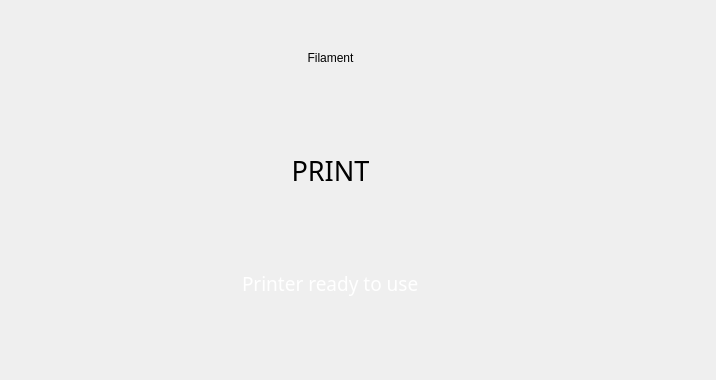
<?xml version="1.0" encoding="UTF-8"?>
<ui version="4.0">
 <class>printStackedWidget</class>
 <widget class="QStackedWidget" name="printStackedWidget">
  <property name="geometry">
   <rect>
    <x>0</x>
    <y>0</y>
    <width>716</width>
    <height>380</height>
   </rect>
  </property>
  <property name="windowTitle">
   <string>StackedWidget</string>
  </property>
  <widget class="QWidget" name="print_page">
   <widget class="QWidget" name="layoutWidget">
    <property name="geometry">
     <rect>
      <x>0</x>
      <y>0</y>
      <width>661</width>
      <height>341</height>
     </rect>
    </property>
    <layout class="QVBoxLayout" name="verticalLayout">
     <item alignment="Qt::AlignHCenter">
      <widget class="QLabel" name="main_title">
       <property name="layoutDirection">
        <enum>Qt::RightToLeft</enum>
       </property>
       <property name="styleSheet">
        <string notr="true"/>
       </property>
       <property name="text">
        <string>Filament</string>
       </property>
       <property name="alignment">
        <set>Qt::AlignCenter</set>
       </property>
       <property name="class" stdset="0">
        <string>title_text</string>
       </property>
      </widget>
     </item>
     <item>
      <widget class="CustomQPushButton" name="print_btn">
       <property name="minimumSize">
        <size>
         <width>312</width>
         <height>97</height>
        </size>
       </property>
       <property name="font">
        <font>
         <family>Momcake-Bold</family>
         <pointsize>20</pointsize>
         <italic>false</italic>
         <stylestrategy>PreferAntialias</stylestrategy>
        </font>
       </property>
       <property name="mouseTracking">
        <bool>false</bool>
       </property>
       <property name="tabletTracking">
        <bool>true</bool>
       </property>
       <property name="contextMenuPolicy">
        <enum>Qt::NoContextMenu</enum>
       </property>
       <property name="layoutDirection">
        <enum>Qt::LeftToRight</enum>
       </property>
       <property name="styleSheet">
        <string notr="true">#unload_btn {
	image:url(:/General_icons/test_media/icons/filament_unload.png);
	image-position: left;
}

#unload_btn::pressed {
	image:url(:/General_icons/test_media/icons/filament_unload_PRESSED.png);
	image-position: left;
}</string>
       </property>
       <property name="text">
        <string>PRINT</string>
       </property>
       <property name="autoDefault">
        <bool>false</bool>
       </property>
       <property name="flat">
        <bool>true</bool>
       </property>
       <property name="class" stdset="0">
        <string>menu_btn</string>
       </property>
       <property name="borderLeftPixmap" stdset="0">
        <pixmap resource="../resources/button_resources.qrc">:/button_borders/media/buttons/btn_part1.svg</pixmap>
       </property>
       <property name="borderCenterPixmap" stdset="0">
        <pixmap resource="../resources/button_resources.qrc">:/button_borders/media/buttons/btn_part2.svg</pixmap>
       </property>
       <property name="borderRightPixmap" stdset="0">
        <pixmap resource="../resources/button_resources.qrc">:/button_borders/media/buttons/btn_part3.svg</pixmap>
       </property>
      </widget>
     </item>
     <item alignment="Qt::AlignHCenter">
      <widget class="QLabel" name="main_text_box">
       <property name="enabled">
        <bool>true</bool>
       </property>
       <property name="font">
        <font>
         <family>Momcake</family>
         <pointsize>14</pointsize>
        </font>
       </property>
       <property name="styleSheet">
        <string notr="true">#main_text_box{
	align-text: center;
	font-family: Momcake;
	font-style: Momcake-Thin;
	font-size: 14pt;
	color: white;
	padding-left: 100px;
	padding-right: 100px;
}</string>
       </property>
       <property name="text">
        <string>Printer ready to use</string>
       </property>
      </widget>
     </item>
    </layout>
   </widget>
  </widget>
  <widget class="QWidget" name="files_page">
   <widget class="QPushButton" name="pushButton">
    <property name="geometry">
     <rect>
      <x>520</x>
      <y>0</y>
      <width>71</width>
      <height>51</height>
     </rect>
    </property>
    <property name="text">
     <string>Back</string>
    </property>
    <property name="class" stdset="0">
     <string>back_btn</string>
    </property>
   </widget>
   <widget class="QScrollArea" name="select_file_scroll_area">
    <property name="geometry">
     <rect>
      <x>0</x>
      <y>60</y>
      <width>481</width>
      <height>241</height>
     </rect>
    </property>
    <property name="widgetResizable">
     <bool>true</bool>
    </property>
    <widget class="QWidget" name="scrollAreaWidgetContents">
     <property name="geometry">
      <rect>
       <x>0</x>
       <y>0</y>
       <width>479</width>
       <height>239</height>
      </rect>
     </property>
    </widget>
   </widget>
  </widget>
 </widget>
 <customwidgets>
  <customwidget>
   <class>CustomQPushButton</class>
   <extends>QPushButton</extends>
   <header location="global">qt_ui.ui_util.h</header>
  </customwidget>
 </customwidgets>
 <resources>
  <include location="../resources/button_resources.qrc"/>
  <include location="C:/Program Files (x86)/resources/button_resources.qrc"/>
 </resources>
 <connections/>
</ui>
